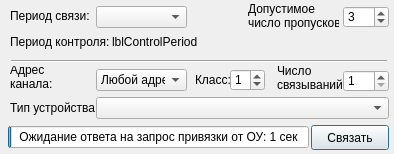
<?xml version="1.0" encoding="UTF-8"?>
<ui version="4.0">
 <class>DialogBinding</class>
 <widget class="QDialog" name="DialogBinding">
  <property name="geometry">
   <rect>
    <x>0</x>
    <y>0</y>
    <width>394</width>
    <height>154</height>
   </rect>
  </property>
  <property name="windowTitle">
   <string>Dialog</string>
  </property>
  <widget class="QLabel" name="lblAnyAddress_txt">
   <property name="geometry">
    <rect>
     <x>10</x>
     <y>66</y>
     <width>42</width>
     <height>22</height>
    </rect>
   </property>
   <property name="text">
    <string>Адрес
канала:</string>
   </property>
  </widget>
  <widget class="QLabel" name="lblDevType_txt">
   <property name="geometry">
    <rect>
     <x>10</x>
     <y>100</y>
     <width>85</width>
     <height>16</height>
    </rect>
   </property>
   <property name="text">
    <string>Тип устройства:</string>
   </property>
  </widget>
  <widget class="QComboBox" name="cmbBxTypeDev">
   <property name="geometry">
    <rect>
     <x>96</x>
     <y>97</y>
     <width>293</width>
     <height>22</height>
    </rect>
   </property>
  </widget>
  <widget class="QLabel" name="lbAnyClass_txt">
   <property name="geometry">
    <rect>
     <x>195</x>
     <y>72</y>
     <width>35</width>
     <height>16</height>
    </rect>
   </property>
   <property name="text">
    <string>Класс:</string>
   </property>
  </widget>
  <widget class="QProgressBar" name="progressBarBinding">
   <property name="geometry">
    <rect>
     <x>8</x>
     <y>126</y>
     <width>301</width>
     <height>22</height>
    </rect>
   </property>
   <property name="value">
    <number>1</number>
   </property>
   <property name="alignment">
    <set>Qt::AlignCenter</set>
   </property>
   <property name="format">
    <string>Ожидание ответа на запрос привязки от ОУ: %p сек</string>
   </property>
  </widget>
  <widget class="QPushButton" name="pbCancelStart">
   <property name="geometry">
    <rect>
     <x>311</x>
     <y>125</y>
     <width>78</width>
     <height>25</height>
    </rect>
   </property>
   <property name="text">
    <string>Связать</string>
   </property>
  </widget>
  <widget class="QLabel" name="lblBindPeriod_txt">
   <property name="geometry">
    <rect>
     <x>10</x>
     <y>8</y>
     <width>91</width>
     <height>16</height>
    </rect>
   </property>
   <property name="text">
    <string>Период связи:</string>
   </property>
  </widget>
  <widget class="QLabel" name="lblControlPeriod">
   <property name="geometry">
    <rect>
     <x>112</x>
     <y>34</y>
     <width>91</width>
     <height>16</height>
    </rect>
   </property>
   <property name="text">
    <string>lblControlPeriod</string>
   </property>
  </widget>
  <widget class="QLabel" name="lblSkipNum_txt">
   <property name="geometry">
    <rect>
     <x>248</x>
     <y>0</y>
     <width>91</width>
     <height>31</height>
    </rect>
   </property>
   <property name="text">
    <string>Допустимое
число пропусков:</string>
   </property>
  </widget>
  <widget class="QComboBox" name="cmbBxBindPeriod">
   <property name="geometry">
    <rect>
     <x>96</x>
     <y>6</y>
     <width>91</width>
     <height>22</height>
    </rect>
   </property>
  </widget>
  <widget class="QSpinBox" name="spnBxSkipNum">
   <property name="geometry">
    <rect>
     <x>343</x>
     <y>6</y>
     <width>46</width>
     <height>22</height>
    </rect>
   </property>
   <property name="value">
    <number>3</number>
   </property>
  </widget>
  <widget class="QLabel" name="lblControlPeriod_txt">
   <property name="geometry">
    <rect>
     <x>10</x>
     <y>34</y>
     <width>101</width>
     <height>16</height>
    </rect>
   </property>
   <property name="text">
    <string>Период контроля:</string>
   </property>
  </widget>
  <widget class="Line" name="line_2">
   <property name="geometry">
    <rect>
     <x>11</x>
     <y>53</y>
     <width>376</width>
     <height>16</height>
    </rect>
   </property>
   <property name="orientation">
    <enum>Qt::Horizontal</enum>
   </property>
  </widget>
  <widget class="QComboBox" name="cmbBxAddress">
   <property name="geometry">
    <rect>
     <x>96</x>
     <y>69</y>
     <width>91</width>
     <height>22</height>
    </rect>
   </property>
   <item>
    <property name="text">
     <string>Любой адрес</string>
    </property>
   </item>
  </widget>
  <widget class="QSpinBox" name="spnBxClass">
   <property name="geometry">
    <rect>
     <x>230</x>
     <y>69</y>
     <width>35</width>
     <height>22</height>
    </rect>
   </property>
   <property name="maximum">
    <number>4</number>
   </property>
   <property name="value">
    <number>1</number>
   </property>
  </widget>
  <widget class="QLabel" name="lblCoiuntBinds">
   <property name="geometry">
    <rect>
     <x>277</x>
     <y>60</y>
     <width>65</width>
     <height>35</height>
    </rect>
   </property>
   <property name="text">
    <string>Число
связываний:</string>
   </property>
  </widget>
  <widget class="QSpinBox" name="spnBxCountBinds">
   <property name="geometry">
    <rect>
     <x>343</x>
     <y>70</y>
     <width>46</width>
     <height>22</height>
    </rect>
   </property>
   <property name="minimum">
    <number>1</number>
   </property>
  </widget>
 </widget>
 <resources/>
 <connections/>
</ui>
